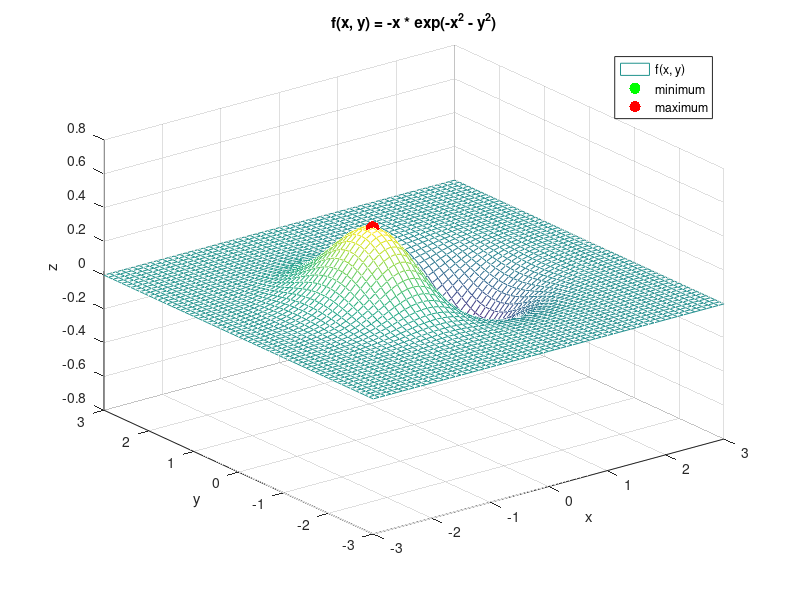

Here is the MATLAB script that generated this plot:
% Author: Kovács Bálint-Hunor (Informatika III.) 2023
clear all %#ok<CLALL>
close all
clc

% options
o = optimset();
o = optimset(o, 'MaxIter', 1e3);
o = optimset(o, 'Tolx', 1e-5, 'TolFun', 1e-7);
o = optimset(o, 'Display', 'iter');

% function
z0 = [0, 0];
f = @(z) -z(1) * exp(-z(1)^2 - z(2)^2);

% minimum search
zmin = fminsearch(f, z0, o);

% maximum search
fMax = @(z) -f(z);
zmax = fminsearch(fMax, z0, o);

% plot
allocation = -3:0.1:3;
[X, Y] = meshgrid(allocation, allocation);
Z = -X .* exp(-X.^2 - Y.^2);

figure(1)
mesh(X, Y, Z)
hold on
plot3(zmin(1), zmin(2), f(zmin), 'g.', 'MarkerSize', 30)
plot3(zmax(1), zmax(2), f(zmax), 'r.', 'MarkerSize', 30)
xlabel('x')
ylabel('y')
zlabel('z')
title('f(x, y) = -x * exp(-x^2 - y^2)')
legend('f(x, y)', 'minimum', 'maximum')


